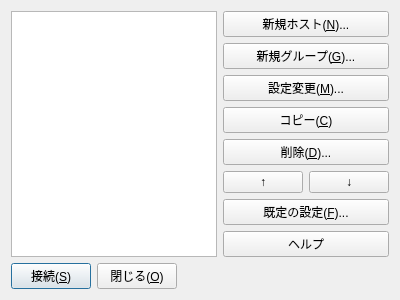
<?xml version="1.0" encoding="UTF-8"?>
<ui version="4.0">
 <class>HostsListDialogClass</class>
 <widget class="QDialog" name="HostsListDialogClass">
  <property name="geometry">
   <rect>
    <x>0</x>
    <y>0</y>
    <width>400</width>
    <height>300</height>
   </rect>
  </property>
  <property name="windowTitle">
   <string>ホスト一覧</string>
  </property>
  <property name="modal">
   <bool>true</bool>
  </property>
  <layout class="QHBoxLayout" name="horizontalLayout_3" stretch="0,0">
   <item>
    <layout class="QVBoxLayout" name="verticalLayout_2">
     <item>
      <widget class="QTreeView" name="treeView_Host">
       <property name="editTriggers">
        <set>QAbstractItemView::EditTrigger::NoEditTriggers</set>
       </property>
       <property name="headerHidden">
        <bool>true</bool>
       </property>
      </widget>
     </item>
     <item>
      <layout class="QHBoxLayout" name="horizontalLayout_2">
       <item>
        <widget class="QPushButton" name="pushButton_Connect">
         <property name="text">
          <string>接続(&amp;S)</string>
         </property>
         <property name="autoDefault">
          <bool>false</bool>
         </property>
         <property name="default">
          <bool>true</bool>
         </property>
        </widget>
       </item>
       <item>
        <widget class="QPushButton" name="pushButton_Close">
         <property name="text">
          <string>閉じる(&amp;O)</string>
         </property>
        </widget>
       </item>
       <item>
        <spacer name="horizontalSpacer_2">
         <property name="orientation">
          <enum>Qt::Orientation::Horizontal</enum>
         </property>
         <property name="sizeHint" stdset="0">
          <size>
           <width>40</width>
           <height>20</height>
          </size>
         </property>
        </spacer>
       </item>
      </layout>
     </item>
    </layout>
   </item>
   <item>
    <layout class="QVBoxLayout" name="verticalLayout_1">
     <item>
      <widget class="QPushButton" name="pushButton_NewHost">
       <property name="text">
        <string>新規ホスト(&amp;N)...</string>
       </property>
      </widget>
     </item>
     <item>
      <widget class="QPushButton" name="pushButton_NewGroup">
       <property name="text">
        <string>新規グループ(&amp;G)...</string>
       </property>
      </widget>
     </item>
     <item>
      <widget class="QPushButton" name="pushButton_Mod">
       <property name="text">
        <string>設定変更(&amp;M)...</string>
       </property>
      </widget>
     </item>
     <item>
      <widget class="QPushButton" name="pushButton_Copy">
       <property name="text">
        <string>コピー(&amp;C)</string>
       </property>
      </widget>
     </item>
     <item>
      <widget class="QPushButton" name="pushButton_Del">
       <property name="text">
        <string>削除(&amp;D)...</string>
       </property>
      </widget>
     </item>
     <item>
      <layout class="QHBoxLayout" name="horizontalLayout_1">
       <item>
        <widget class="QPushButton" name="pushButton_Up">
         <property name="text">
          <string>↑</string>
         </property>
        </widget>
       </item>
       <item>
        <widget class="QPushButton" name="pushButton_Down">
         <property name="text">
          <string>↓</string>
         </property>
        </widget>
       </item>
      </layout>
     </item>
     <item>
      <widget class="QPushButton" name="pushButton_Default">
       <property name="text">
        <string>既定の設定(&amp;F)...</string>
       </property>
      </widget>
     </item>
     <item>
      <widget class="QPushButton" name="pushButton_Help">
       <property name="text">
        <string>ヘルプ</string>
       </property>
      </widget>
     </item>
     <item>
      <spacer name="verticalSpacer_1">
       <property name="orientation">
        <enum>Qt::Orientation::Vertical</enum>
       </property>
       <property name="sizeHint" stdset="0">
        <size>
         <width>20</width>
         <height>40</height>
        </size>
       </property>
      </spacer>
     </item>
    </layout>
   </item>
  </layout>
 </widget>
 <tabstops>
  <tabstop>treeView_Host</tabstop>
  <tabstop>pushButton_Connect</tabstop>
  <tabstop>pushButton_Close</tabstop>
  <tabstop>pushButton_NewHost</tabstop>
  <tabstop>pushButton_NewGroup</tabstop>
  <tabstop>pushButton_Mod</tabstop>
  <tabstop>pushButton_Copy</tabstop>
  <tabstop>pushButton_Del</tabstop>
  <tabstop>pushButton_Up</tabstop>
  <tabstop>pushButton_Down</tabstop>
  <tabstop>pushButton_Default</tabstop>
  <tabstop>pushButton_Help</tabstop>
 </tabstops>
 <resources>
  <include location="../resource/ffftpgui.qrc"/>
 </resources>
 <connections>
  <connection>
   <sender>pushButton_Close</sender>
   <signal>clicked()</signal>
   <receiver>HostsListDialogClass</receiver>
   <slot>reject()</slot>
   <hints>
    <hint type="sourcelabel">
     <x>178</x>
     <y>279</y>
    </hint>
    <hint type="destinationlabel">
     <x>263</x>
     <y>265</y>
    </hint>
   </hints>
  </connection>
  <connection>
   <sender>treeView_Host</sender>
   <signal>clicked(QModelIndex)</signal>
   <receiver>HostsListDialogClass</receiver>
   <slot>selectedHost(QModelIndex)</slot>
   <hints>
    <hint type="sourcelabel">
     <x>116</x>
     <y>133</y>
    </hint>
    <hint type="destinationlabel">
     <x>199</x>
     <y>149</y>
    </hint>
   </hints>
  </connection>
  <connection>
   <sender>pushButton_NewHost</sender>
   <signal>clicked()</signal>
   <receiver>HostsListDialogClass</receiver>
   <slot>onClick_pushButton_NewHost()</slot>
   <hints>
    <hint type="sourcelabel">
     <x>310</x>
     <y>21</y>
    </hint>
    <hint type="destinationlabel">
     <x>199</x>
     <y>149</y>
    </hint>
   </hints>
  </connection>
  <connection>
   <sender>pushButton_NewGroup</sender>
   <signal>clicked()</signal>
   <receiver>HostsListDialogClass</receiver>
   <slot>onClick_pushButton_NewGroup()</slot>
   <hints>
    <hint type="sourcelabel">
     <x>310</x>
     <y>51</y>
    </hint>
    <hint type="destinationlabel">
     <x>199</x>
     <y>149</y>
    </hint>
   </hints>
  </connection>
  <connection>
   <sender>pushButton_Mod</sender>
   <signal>clicked()</signal>
   <receiver>HostsListDialogClass</receiver>
   <slot>onClick_pushButton_Mod()</slot>
   <hints>
    <hint type="sourcelabel">
     <x>310</x>
     <y>81</y>
    </hint>
    <hint type="destinationlabel">
     <x>199</x>
     <y>149</y>
    </hint>
   </hints>
  </connection>
  <connection>
   <sender>pushButton_Copy</sender>
   <signal>clicked()</signal>
   <receiver>HostsListDialogClass</receiver>
   <slot>onClick_pushButton_Copy()</slot>
   <hints>
    <hint type="sourcelabel">
     <x>310</x>
     <y>111</y>
    </hint>
    <hint type="destinationlabel">
     <x>199</x>
     <y>149</y>
    </hint>
   </hints>
  </connection>
  <connection>
   <sender>pushButton_Del</sender>
   <signal>clicked()</signal>
   <receiver>HostsListDialogClass</receiver>
   <slot>onClick_pushButton_Del()</slot>
   <hints>
    <hint type="sourcelabel">
     <x>310</x>
     <y>141</y>
    </hint>
    <hint type="destinationlabel">
     <x>199</x>
     <y>149</y>
    </hint>
   </hints>
  </connection>
  <connection>
   <sender>pushButton_Up</sender>
   <signal>clicked()</signal>
   <receiver>HostsListDialogClass</receiver>
   <slot>onClick_pushButton_Up()</slot>
   <hints>
    <hint type="sourcelabel">
     <x>270</x>
     <y>172</y>
    </hint>
    <hint type="destinationlabel">
     <x>199</x>
     <y>149</y>
    </hint>
   </hints>
  </connection>
  <connection>
   <sender>pushButton_Down</sender>
   <signal>clicked()</signal>
   <receiver>HostsListDialogClass</receiver>
   <slot>onClick_pushButton_Down()</slot>
   <hints>
    <hint type="sourcelabel">
     <x>351</x>
     <y>172</y>
    </hint>
    <hint type="destinationlabel">
     <x>199</x>
     <y>149</y>
    </hint>
   </hints>
  </connection>
  <connection>
   <sender>pushButton_Default</sender>
   <signal>clicked()</signal>
   <receiver>HostsListDialogClass</receiver>
   <slot>onClick_pushButton_Default()</slot>
   <hints>
    <hint type="sourcelabel">
     <x>310</x>
     <y>203</y>
    </hint>
    <hint type="destinationlabel">
     <x>199</x>
     <y>149</y>
    </hint>
   </hints>
  </connection>
  <connection>
   <sender>pushButton_Help</sender>
   <signal>clicked()</signal>
   <receiver>HostsListDialogClass</receiver>
   <slot>onClick_pushButton_Help()</slot>
   <hints>
    <hint type="sourcelabel">
     <x>310</x>
     <y>233</y>
    </hint>
    <hint type="destinationlabel">
     <x>199</x>
     <y>149</y>
    </hint>
   </hints>
  </connection>
  <connection>
   <sender>pushButton_Connect</sender>
   <signal>clicked()</signal>
   <receiver>HostsListDialogClass</receiver>
   <slot>accept()</slot>
   <hints>
    <hint type="sourcelabel">
     <x>76</x>
     <y>276</y>
    </hint>
    <hint type="destinationlabel">
     <x>199</x>
     <y>149</y>
    </hint>
   </hints>
  </connection>
 </connections>
 <slots>
  <slot>selectedHost(QModelIndex)</slot>
  <slot>onClick_pushButton_NewHost()</slot>
  <slot>onClick_pushButton_NewGroup()</slot>
  <slot>onClick_pushButton_Mod()</slot>
  <slot>onClick_pushButton_Copy()</slot>
  <slot>onClick_pushButton_Del()</slot>
  <slot>onClick_pushButton_Up()</slot>
  <slot>onClick_pushButton_Down()</slot>
  <slot>onClick_pushButton_Default()</slot>
  <slot>onClick_pushButton_Help()</slot>
  <slot>onClick_pushButton_Connect()</slot>
 </slots>
</ui>
